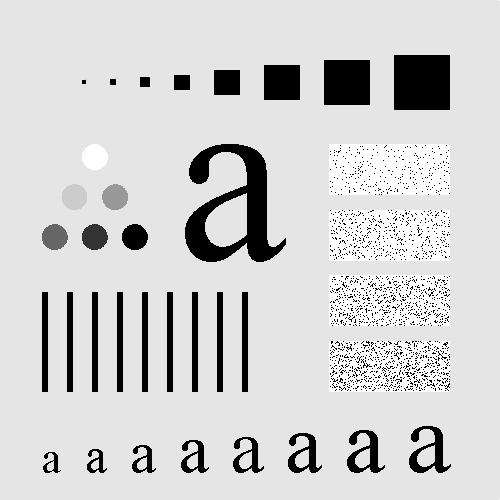
#> input picture Smooth.jpg, 500 x 500 px
$ jupyter execute '侵蝕與膨脹.ipynb'
#> lines starting #> are read from the running program, lines starting #| are printed output that depends on the picture
[cell 1]
import cv2
import numpy as np
from matplotlib import pyplot as plt
img = cv2.imread('Smooth.jpg')
#> img is the input picture: shape (500, 500, 3); min 0, max 255, mean 207.4

plt.imshow(img,cmap='gray')
plt.show()

[cell 2]
## erode 侵蝕 簡單來說就是對周圍像素做and運算
kernel = np.ones((3,3)) #kernel跟每個元素做and 對去除peper noise也很好用
erode = cv2.erode(img,kernel,iterations=1)
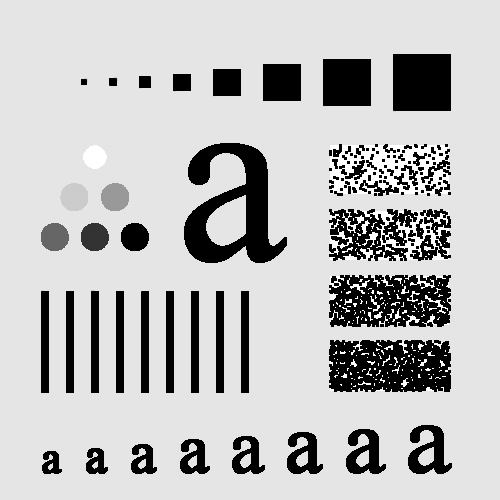
#> erode: shape (500, 500, 3); min 0, max 255, mean 188.6
plt.imshow(erode,cmap='gray')
plt.show()
#可以發現白色影像縮小了

[cell 3]
## dilate 膨脹 對kernel範圍內做or運算 一個為1那個中心元素就為1
dilate = cv2.dilate(img,kernel,iterations=1)
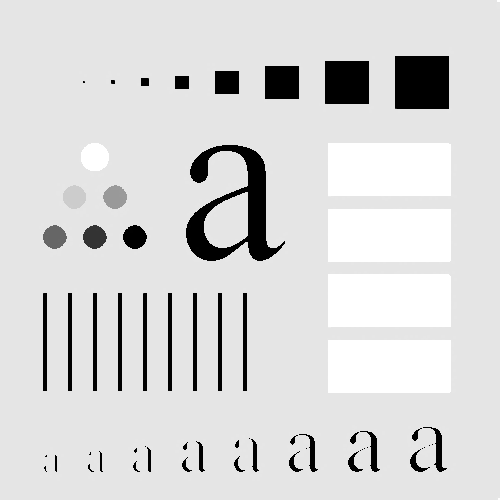
#> dilate: shape (500, 500, 3); min 0, max 255, mean 215.8
plt.imshow(dilate,cmap='gray')
plt.show()

### 一般來說在消除雜訊的時候 會先做侵蝕-->膨脹

[cell 4]
dilate = cv2.dilate(erode,kernel,iterations=1)
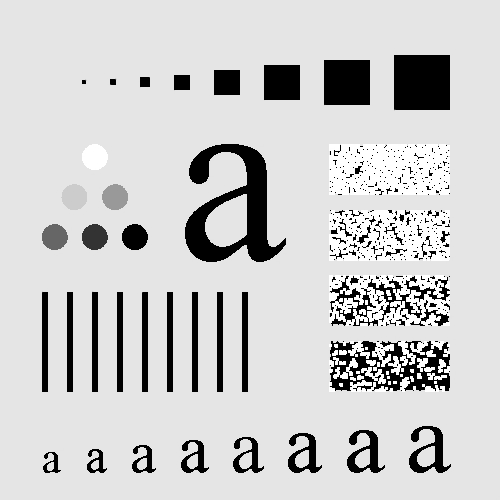
#> dilate: shape (500, 500, 3); min 0, max 255, mean 203.4
plt.imshow(dilate,cmap='gray')
plt.show()
